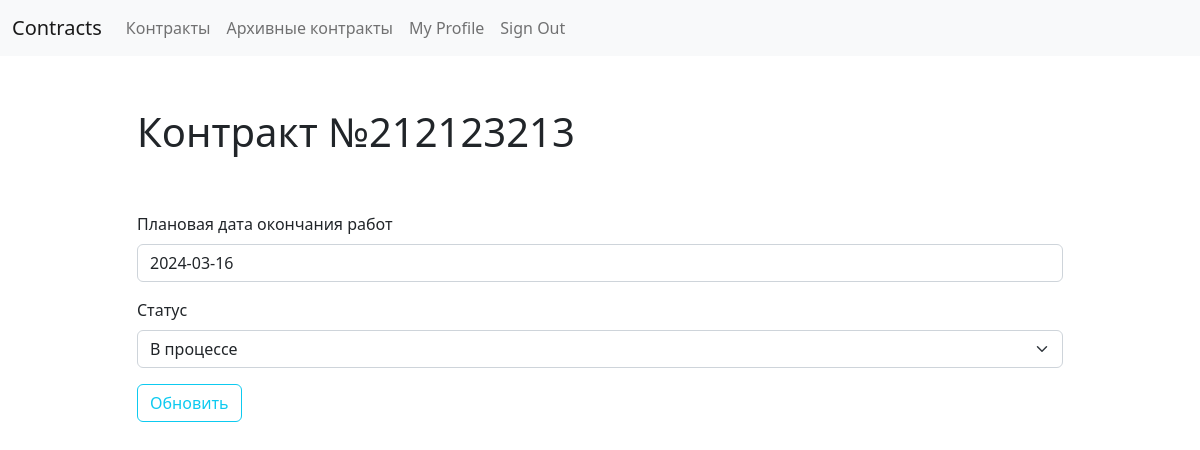
Before: /contracts/edit/3/ (signed in) with the older database file.
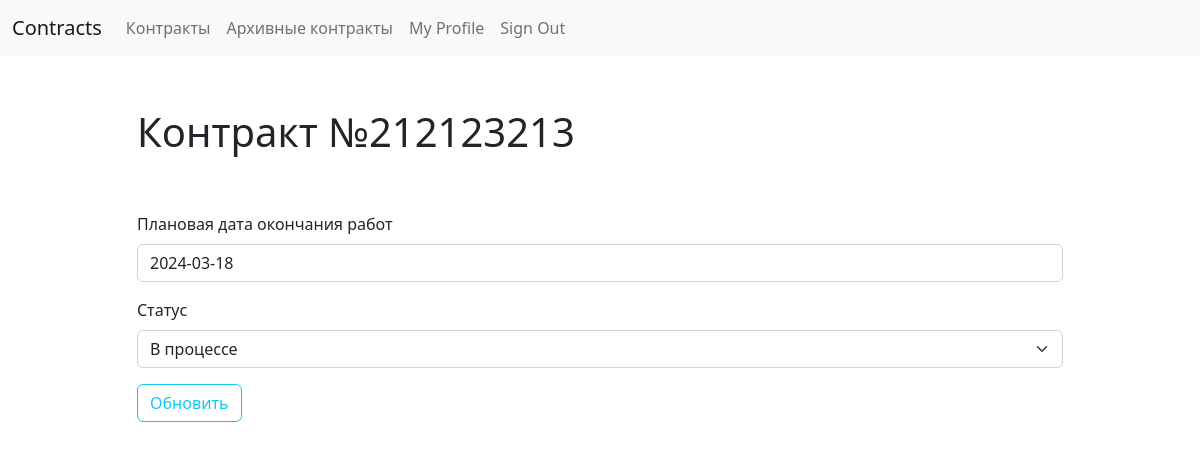
After: the same page with the newer database file.
### contracts/users/models.py (models this page shows, shortened)
class Contract(models.Model):
    STATES = [
        ("in_process", "В процессе"),
        ("restored", "Восстановлен"),
        ("contract_organization", "Организация контракта"),
        ("complete", "Завершен"),
        ("arhive", "Архив"),
    ]
    number = models.BigIntegerField("Номер контракта")
    object = models.CharField("Наименование объекта", max_length=150)
    state = models.CharField(
        "Статус", max_length=50, choices=STATES, default="in_process", blank=True
    )
    company = models.ForeignKey(
        Company, on_delete=models.CASCADE, verbose_name="Предприятие", blank=True
    )
    town = models.ForeignKey(
        Town, on_delete=models.CASCADE, verbose_name="Город", blank=True
    )
    description = models.TextField("Описание работ")
    start = models.DateField("Дата начала работ", blank=True, null=True)
    end = models.DateField("Плановая дата окончания работ", blank=True, null=True)
    creator = models.ForeignKey(
        User,
        verbose_name="Создатель",
        on_delete=models.PROTECT,
        null=True,
        blank=True,
        related_name="created_contracts",
        editable=False,
    )
    gip = models.ForeignKey(
        User,
        verbose_name="Руководитель",
        on_delete=models.PROTECT,
        blank=True,
        null=True,
        related_name="gip_contracts",
    )
    users = models.ManyToManyField(
        User,
        blank=True,
        null=True,
        verbose_name="Пользователи",
        related_name="contracts",
    )
    ada = models.BooleanField(default=False)
    mpe = models.BooleanField(default=False)
    mpm = models.BooleanField(default=False)
    class Meta:
        verbose_name_plural = _("Контракты")
        verbose_name = _("Контракт")
    def __str__(self) -> str:
        return f"Контракт №{self.number}"

### contracts/users/contract_views.py (the view, shortened to what this page needs)
# urls.py: path("edit/<int:pk>/", UpdateContractView.as_view(), name="contract-update"),
class UpdateContractView(UpdateView):
    model = Contract
    fields = ["end", "state"]
    template_name_suffix = "_update"
    def check_permission(self):
        if self.request.user.is_anonymous:
            raise PermissionDenied("No permissions")
        if not Contract.objects.filter(
            id=self.kwargs.get("pk"), gip_id=self.request.user.id
        ).exists():
            raise PermissionDenied("No permissions")
    def get(self, request: HttpRequest, *args: str, **kwargs: Any) -> HttpResponse:
        self.check_permission()
        return super().get(request, *args, **kwargs)

### contracts/users/context_processors.py (called while the page is built)
def allauth_settings(request):
    return {
        "ACCOUNT_ALLOW_REGISTRATION": settings.ACCOUNT_ALLOW_REGISTRATION,
    }

### contracts/templates/users/contract_update.html
{% extends "base.html" %}
{% load crispy_forms_tags %}
{% block content %}
<div class="row">
  <div class="col-10 offset-1 mt-5">
      <h1>{{object}}</h1>
  </div>
</div>
<div class="row mb-5">
  <div class="col-10 offset-1 mt-5">
    <form method="post">{% csrf_token %}
      <fieldset class="form-group">
          {{ form|crispy }}
      </fieldset>
      <div class="form-group">
          <button class="btn btn-outline-info" type="submit">Обновить</button>
      </div>
    </form>
  </div>
</div>
{% endblock content %}

Changed rows visible on the page:
changed Contract "Контракт №212123213": end "2024-03-16" → "2024-03-18"
